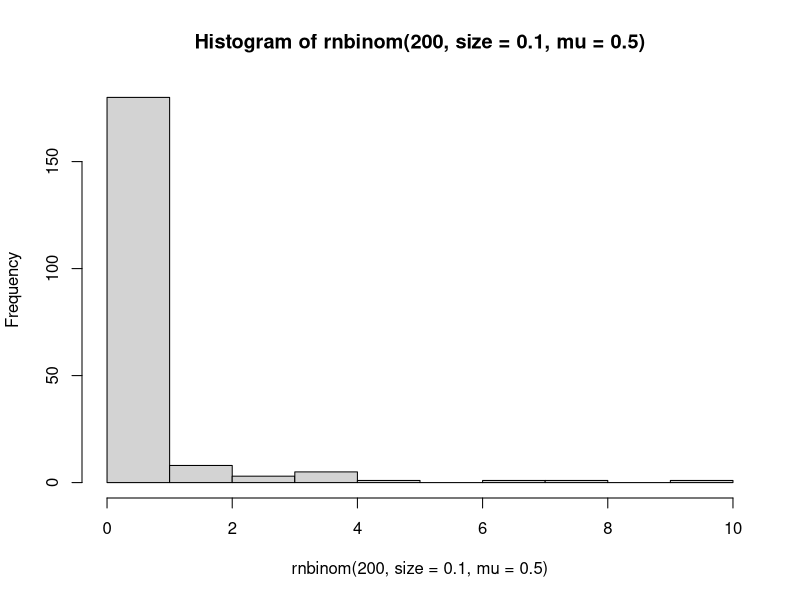
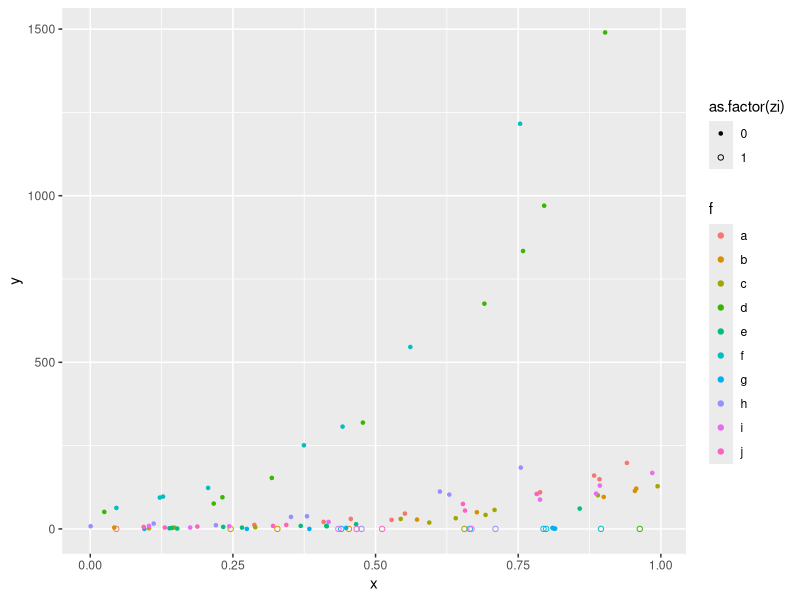
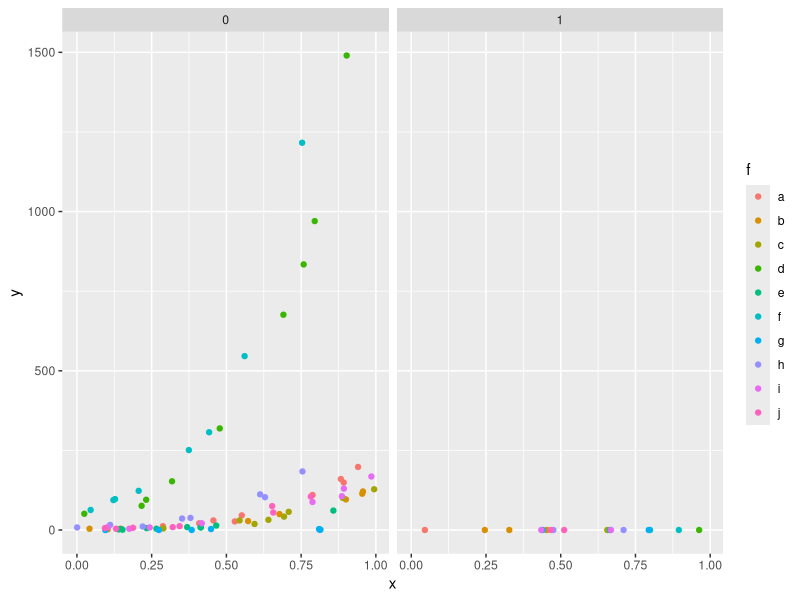
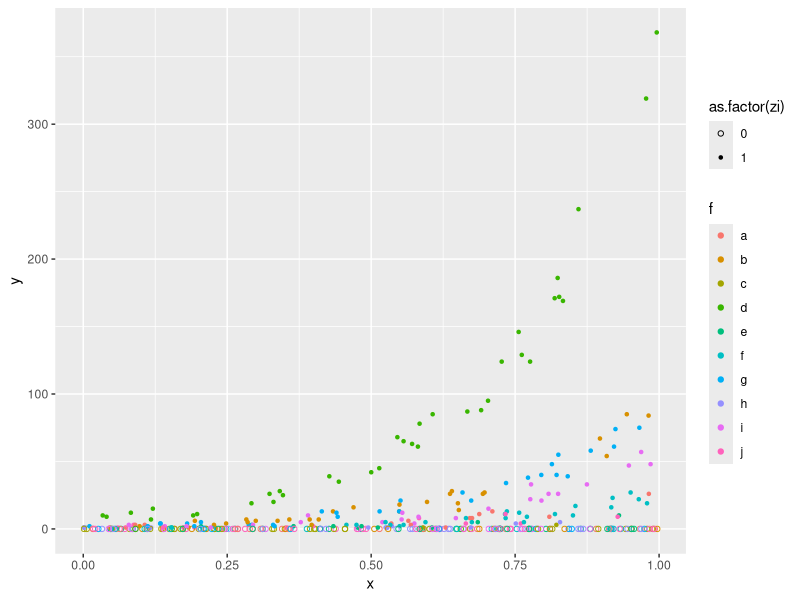
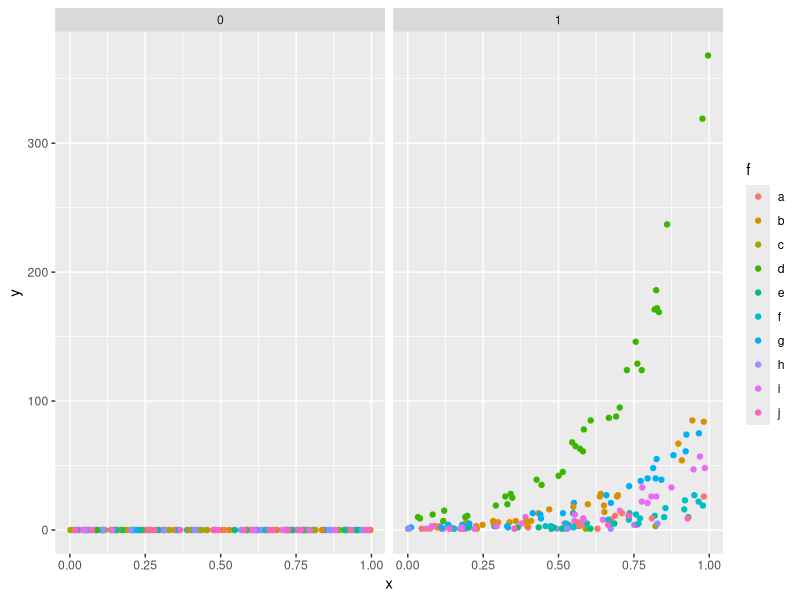

Generate these figures, in order, with R:
## ---- chunk 1
hist(rnbinom(200, size = 0.1, mu = 0.5))
## ---- chunk 2
library(tidyverse)
inverse_logit <- function(x) plogis(x)
## ---- chunk 3
set.seed(123)
d <- data.frame(f = factor(rep(letters[1:10], each = 10)), x = runif(100))
u <- rnorm(10, sd = 2)
d$eta <- with(d, u[f] + 1 + 4 * x)
pz <- 0.2 # probability of excess zeros
zi <- rbinom(100, size = 1, prob = pz)
d$y <- ifelse(zi, 0, rpois(100, lambda = exp(d$eta)))
d$zi <- zi
## ---- chunk 4
ggplot(d, aes(x, y, colour = f, shape = as.factor(zi))) + geom_point() +
  scale_shape_manual(values = c(20, 21))
## ---- chunk 5
ggplot(d, aes(x, y, colour = f)) + geom_point() +
  facet_wrap(~zi)
## ---- chunk 6
# simulated zero-inflated Poisson example
set.seed(99)
d <- data.frame(f = factor(rep(letters[1:10], each = 10)), x = runif(400))
u <- rnorm(10, sd = 2)
d$eta0 <- with(d, u[f] + 1 + 0.6 * x)
d$eta <- with(d, u[f] + 1 + 4 * x)
pz <- inverse_logit(d$eta0) # probability of excess zeros
zi <- rbinom(400, size = 1, prob = pz)
rtpois <- function(N, lambda) qpois(runif(N, dpois(0, lambda), 1), lambda) # truncated poisson
d$y <- ifelse(zi==0, 0, rtpois(400, lambda = exp(d$eta)))
d$zi <- zi
## ---- chunk 7
ggplot(d, aes(x, y, colour = f, shape = as.factor(zi))) + geom_point() +
  scale_shape_manual(values = c(21, 20))

ggplot(d, aes(x, y, colour = f)) + geom_point() +
  facet_wrap(~zi)
